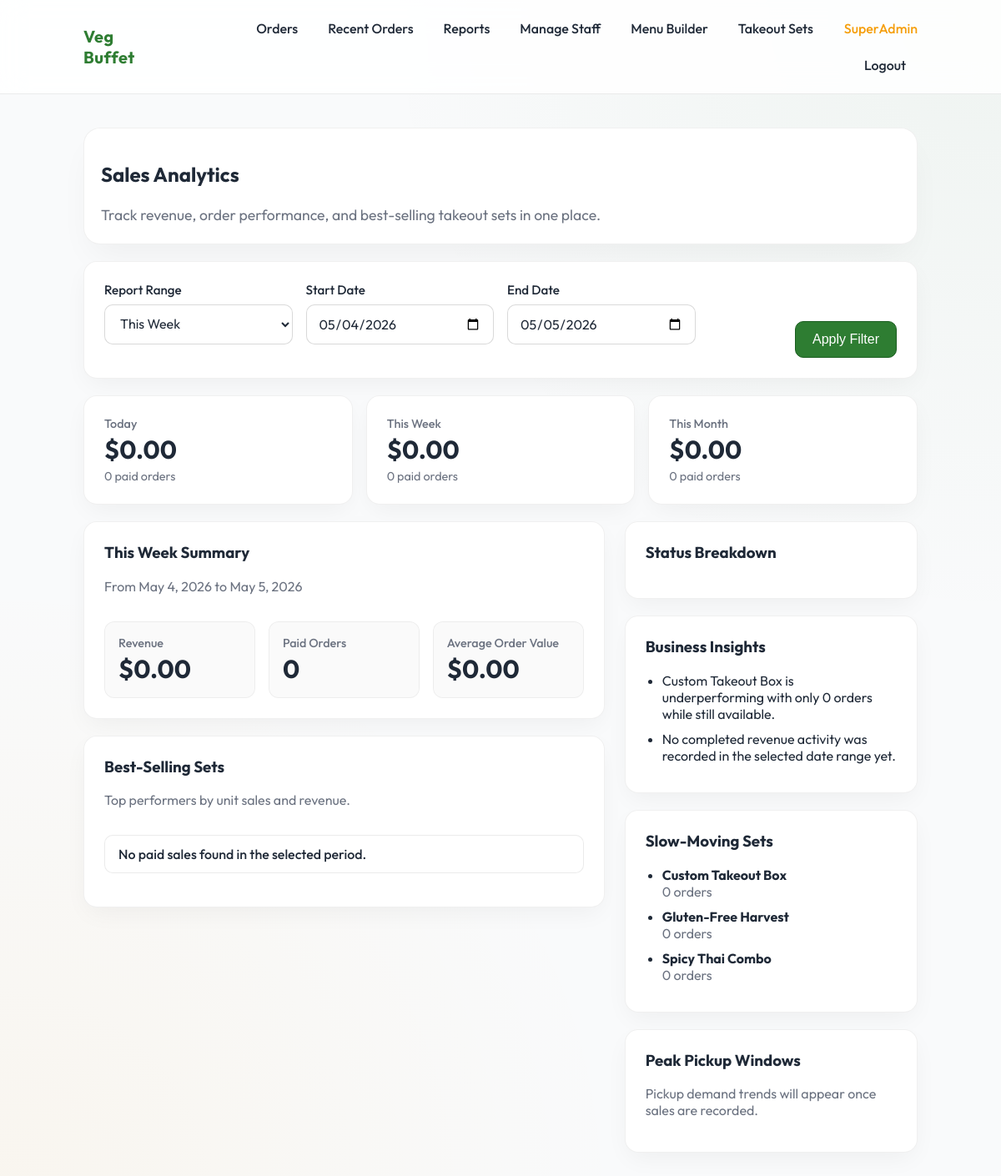
/admin/reports.php (signed in), run on the app's committed database.
### tables this page shows
create table if not exists TakeoutSet (
  setId int not null auto_increment,
  setName varchar(255) not null,
  description varchar(1024) not null,
  price decimal(10,2) not null,
  imageUrl varchar(2048) null,
  isAvailable boolean not null,
  sortOrder int not null default 0,
  allowsCustomSelection boolean not null default 0,  
  selectionLimit int not null default 0,             
  primary key (setId),
  unique key uq_set_name (setName),
  key idx_set_available (isAvailable)
);

### web/lib/auth.php (called while the page is built, shortened)
<?php
require_once __DIR__ . '/db.php';
function session_should_use_secure_cookie(): bool {
  $https = $_SERVER['HTTPS'] ?? '';
  $forwardedProto = $_SERVER['HTTP_X_FORWARDED_PROTO'] ?? '';
  return is_string($forwardedProto) && strtolower($forwardedProto) === 'https';
}
  ?>
  <?php
function current_admin(): ?array {
  $adminId = (int)($_SESSION['admin']['adminId'] ?? 0);
  try {
    $stmt = db()->prepare('SELECT adminId, email, role, isActive FROM Admin WHERE adminId = ? LIMIT 1');
    $stmt->execute([$adminId]);
    $row = $stmt->fetch();
  } catch (Throwable $e) {
    return $_SESSION['admin'];
  }
  return $_SESSION['admin'];
}
function require_admin(): array {
  $admin = current_admin();
  if ($admin !== null) return $admin;
  exit;
}
function is_super_admin(?array $admin): bool {
  return is_array($admin) && (($admin['role'] ?? '') === 'SuperAdmin');
}
function require_super_admin(): array {
  $admin = require_admin();
  if (is_super_admin($admin)) {
    return $admin;
  }
}

### web/lib/db.php (called while the page is built, shortened)
<?php
function db(): PDO {
  static $pdo = null;
  if ($pdo instanceof PDO) {
    return $pdo;
  }
  $host = getenv('DB_HOST') !== false ? (string)getenv('DB_HOST') : '127.0.0.1';
  $port = getenv('DB_PORT') !== false ? (string)getenv('DB_PORT') : '3306';
  $name = getenv('DB_NAME') !== false ? (string)getenv('DB_NAME') : 'vegbuffet';
  $user = getenv('DB_USER') !== false ? (string)getenv('DB_USER') : 'root';
  $pass = getenv('DB_PASS') !== false ? (string)getenv('DB_PASS') : '';
  $sslVerify = getenv('DB_SSL_VERIFY_SERVER_CERT') !== false
    ? filter_var(getenv('DB_SSL_VERIFY_SERVER_CERT'), FILTER_VALIDATE_BOOL, FILTER_NULL_ON_FAILURE) !== false
    : true;
  $dsn = "mysql:host={$host};port={$port};dbname={$name};charset=utf8mb4";
  $options = [
    PDO::ATTR_ERRMODE => PDO::ERRMODE_EXCEPTION,
    PDO::ATTR_DEFAULT_FETCH_MODE => PDO::FETCH_ASSOC,
    PDO::ATTR_EMULATE_PREPARES => false,
  ];
  if (defined('PDO::MYSQL_ATTR_SSL_VERIFY_SERVER_CERT')) {
    $options[PDO::MYSQL_ATTR_SSL_VERIFY_SERVER_CERT] = $sslVerify;
  }
  $pdo = new PDO($dsn, $user, $pass, $options);
  return $pdo;
}

### web/lib/reporting.php (called while the page is built, shortened)
<?php
require_once __DIR__ . '/orders.php';
function report_date_filters(DateTimeImmutable $startDate, DateTimeImmutable $endDate): array {
  $normalizedStart = $startDate->setTime(0, 0, 0);
  $normalizedEnd = $endDate->setTime(0, 0, 0);
  return [
    $normalizedStart->format('Y-m-d 00:00:00'),
    $normalizedEnd->modify('+1 day')->format('Y-m-d 00:00:00'),
  ];
}
function fetch_sales_kpi(PDO $pdo, DateTimeImmutable $startDate, DateTimeImmutable $endDate): array {
  [$start, $endExclusive] = report_date_filters($startDate, $endDate);
  $countedStatuses = order_counted_revenue_statuses();
  $stmt = $pdo->prepare(
    'SELECT
       COUNT(*) AS orderCount,
       COALESCE(SUM(totalAmount), 0) AS totalRevenue,
       COALESCE(AVG(totalAmount), 0) AS averageOrderValue
     FROM `Order`
     WHERE status IN (' . sql_placeholders($countedStatuses) . ')
       AND createdTime >= ?
       AND createdTime < ?'
  );
  $stmt->execute([...$countedStatuses, $start, $endExclusive]);
  $row = $stmt->fetch() ?: [];
  return [
    'orderCount' => (int)($row['orderCount'] ?? 0),
    'totalRevenue' => (float)($row['totalRevenue'] ?? 0),
    'averageOrderValue' => (float)($row['averageOrderValue'] ?? 0),
  ];
}
function fetch_best_selling_sets(PDO $pdo, DateTimeImmutable $startDate, DateTimeImmutable $endDate, int $limit = 5): array {
  [$start, $endExclusive] = report_date_filters($startDate, $endDate);
  $countedStatuses = order_counted_revenue_statuses();
  $query = '
    SELECT
      COALESCE(ts.setId, 0) AS setId,
      COALESCE(ts.setName, oi.lineLabel) AS setName,
      SUM(oi.quantity) AS totalQuantity,
      SUM(oi.quantity * oi.unitPrice) AS totalRevenue
    FROM `Order` o
    JOIN OrderItem oi ON oi.orderId = o.orderId
    LEFT JOIN TakeoutSet ts ON ts.setId = oi.setId
    WHERE o.status IN (' . sql_placeholders($countedStatuses) . ')
      AND o.createdTime >= ?
      AND o.createdTime < ?
    GROUP BY COALESCE(ts.setId, 0), COALESCE(ts.setName, oi.lineLabel)
    ORDER BY totalQuantity DESC, totalRevenue DESC, setName ASC
    LIMIT ' . max(1, $limit);
  $stmt = $pdo->prepare($query);
  $stmt->execute([...$countedStatuses, $start, $endExclusive]);
  return $stmt->fetchAll();
}
function fetch_low_selling_available_sets(PDO $pdo, DateTimeImmutable $startDate, DateTimeImmutable $endDate, int $limit = 3): array {
  [$start, $endExclusive] = report_date_filters($startDate, $endDate);
  $countedStatuses = order_counted_revenue_statuses();
  $query = '
    SELECT
      ts.setId,
      ts.setName,
      COALESCE(SUM(CASE WHEN o.orderId IS NOT NULL THEN oi.quantity ELSE 0 END), 0) AS totalQuantity
    FROM TakeoutSet ts
    LEFT JOIN OrderItem oi ON oi.setId = ts.setId
    LEFT JOIN `Order` o
      ON o.orderId = oi.orderId
      AND o.status IN (' . sql_placeholders($countedStatuses) . ')
      AND o.createdTime >= ?
      AND o.createdTime < ?
    WHERE ts.isAvailable = 1
    GROUP BY ts.setId, ts.setName
    ORDER BY totalQuantity ASC, ts.setName ASC
    LIMIT ' . max(1, $limit);
  $stmt = $pdo->prepare($query);
  $stmt->execute([...$countedStatuses, $start, $endExclusive]);
  return $stmt->fetchAll();
}
function fetch_peak_pickup_windows(PDO $pdo, DateTimeImmutable $startDate, DateTimeImmutable $endDate, int $limit = 3): array {
  [$start, $endExclusive] = report_date_filters($startDate, $endDate);
  $countedStatuses = order_counted_revenue_statuses();
  $query = '
    SELECT
      DATE_FORMAT(pickupTime, "%h:00 %p") AS pickupWindow,
      COUNT(*) AS orderCount
    FROM `Order`
    WHERE status IN (' . sql_placeholders($countedStatuses) . ')
      AND createdTime >= ?
      AND createdTime < ?
    GROUP BY HOUR(pickupTime), DATE_FORMAT(pickupTime, "%h:00 %p")
    ORDER BY orderCount DESC, HOUR(pickupTime) ASC
    LIMIT ' . max(1, $limit);
  $stmt = $pdo->prepare($query);
  $stmt->execute([...$countedStatuses, $start, $endExclusive]);
  return $stmt->fetchAll();
}
function fetch_report_overview(PDO $pdo): array {
  $today = new DateTimeImmutable('today');
  return [
    'today' => fetch_sales_kpi($pdo, $today, $today),
    'week' => fetch_sales_kpi($pdo, $today->modify('monday this week'), $today),
    'month' => fetch_sales_kpi($pdo, $today->modify('first day of this month'), $today),
  ];
}
function build_report_insights(array $selectedKpi, array $bestSellers, array $lowSellingSets, array $pickupWindows): array {
  $insights = [];
  if ($lowSellingSets !== []) {
    $slowSeller = $lowSellingSets[0];
    $insights[] = sprintf(
      '%s is underperforming with only %d orders while still available.',
      (string)$slowSeller['setName'],
      (int)$slowSeller['totalQuantity']
    );
  }
  if ($selectedKpi['orderCount'] === 0) {
    $insights[] = 'No completed revenue activity was recorded in the selected date range yet.';
  }
  return array_slice($insights, 0, 3);
}

### web/lib/orders.php (called while the page is built, shortened)
<?php
require_once __DIR__ . '/auth.php';
function order_counted_revenue_statuses(): array {
  return [
    ORDER_STATUS_PAID,
    ORDER_STATUS_PREPARING,
    ORDER_STATUS_READY,
    ORDER_STATUS_COMPLETED,
  ];
}
function sql_placeholders(array $values): string {
  return implode(', ', array_fill(0, count($values), '?'));
}

### web/admin/reports.php (the view, shortened to what this page needs)
<?php
require_once __DIR__ . '/../lib/layout.php';
require_once __DIR__ . '/../lib/reporting.php';
require_super_admin();
$pdo = db();
$range = normalized_report_range((string)($_GET['range'] ?? 'week'));
$startInput = (string)($_GET['start'] ?? '');
$endInput = (string)($_GET['end'] ?? '');
[$startDate, $endDate] = report_date_bounds($range, $startInput, $endInput);
$overview = fetch_report_overview($pdo);
$selectedKpi = fetch_sales_kpi($pdo, $startDate, $endDate);
$bestSellers = fetch_best_selling_sets($pdo, $startDate, $endDate, 5);
$lowSellingSets = fetch_low_selling_available_sets($pdo, $startDate, $endDate, 3);
$pickupWindows = fetch_peak_pickup_windows($pdo, $startDate, $endDate, 3);
$insights = build_report_insights($selectedKpi, $bestSellers, $lowSellingSets, $pickupWindows);
$rangeLabel = match ($range) {
    'today' => 'Today',
    'week' => 'This Week',
    'month' => 'This Month',
    'custom' => 'Custom Range',
    default => 'This Week',
};
render_header('Admin Reports');
?>
<section class="hero hero-compact">
  <h2>Sales Analytics</h2>
  <p class="muted">Track revenue, order performance, and best-selling takeout sets in one place.</p>
</section>
<section class="card stack-lg">
  <form method="get" action="/admin/reports.php" class="report-filter">
    <div class="field">
      <label for="range">Report Range</label>
      <select id="range" name="range">
        <option value="week" <?= $range === 'week' ? 'selected' : '' ?>>This Week</option>
      </select>
    </div>
    <div class="field">
      <label for="start">Start Date</label>
      <input id="start" name="start" type="date" value="<?= h($startDate->format('Y-m-d')) ?>" />
    </div>
    <div class="field">
      <label for="end">End Date</label>
      <input id="end" name="end" type="date" value="<?= h($endDate->format('Y-m-d')) ?>" />
    </div>
    <div class="report-filter-actions">
      <button type="submit" class="btn btn-primary">Apply Filter</button>
    </div>
  </form>
</section>
<section class="metrics-grid stack-lg">
  <article class="card metric-card">
    <span class="metric-label">Today</span>
    <strong class="metric-value">$<?= number_format($overview['today']['totalRevenue'], 2) ?></strong>
    <span class="metric-meta"><?= $overview['today']['orderCount'] ?> paid orders</span>
  </article>
  <article class="card metric-card">
    <span class="metric-label">This Week</span>
    <strong class="metric-value">$<?= number_format($overview['week']['totalRevenue'], 2) ?></strong>
    <span class="metric-meta"><?= $overview['week']['orderCount'] ?> paid orders</span>
  </article>
  <article class="card metric-card">
    <span class="metric-label">This Month</span>
    <strong class="metric-value">$<?= number_format($overview['month']['totalRevenue'], 2) ?></strong>
    <span class="metric-meta"><?= $overview['month']['orderCount'] ?> paid orders</span>
  </article>
</section>
<section class="report-layout stack-lg">
  <div class="report-main">
    <section class="card">
      <div class="report-section-header">
        <div>
          <h3 class="section-title"><?= h($rangeLabel) ?> Summary</h3>
          <p class="muted">From <?= h($startDate->format('M j, Y')) ?> to <?= h($endDate->format('M j, Y')) ?></p>
        </div>
      </div>
      <div class="metrics-grid metrics-grid-compact">
        <article class="metric-card metric-card-plain">
          <span class="metric-label">Revenue</span>
          <strong class="metric-value">$<?= number_format($selectedKpi['totalRevenue'], 2) ?></strong>
        </article>
        <article class="metric-card metric-card-plain">
          <span class="metric-label">Paid Orders</span>
          <strong class="metric-value"><?= $selectedKpi['orderCount'] ?></strong>
        </article>
        <article class="metric-card metric-card-plain">
          <span class="metric-label">Average Order Value</span>
          <strong class="metric-value">$<?= number_format($selectedKpi['averageOrderValue'], 2) ?></strong>
        </article>
      </div>
    </section>
    <section class="card stack-lg">
      <div class="report-section-header">
        <div>
          <h3 class="section-title">Best-Selling Sets</h3>
          <p class="muted">Top performers by unit sales and revenue.</p>
        </div>
      </div>
      <?php if ($bestSellers === []): ?>
        <div class="alert">No paid sales found in the selected period.</div>
      <?php endif; ?>
    </section>
  </div>
  <aside class="report-sidebar">
    <section class="card">
      <h3 class="section-title">Status Breakdown</h3>
    </section>
    <section class="card stack-lg">
      <h3 class="section-title">Business Insights</h3>
      <?php if ($insights === []): ?>
        <p class="muted">Insights will appear after real sales are recorded.</p>
      <?php else: ?>
        <ul class="insight-list">
          <?php foreach ($insights as $insight): ?>
            <li><?= h($insight) ?></li>
          <?php endforeach; ?>
        </ul>
      <?php endif; ?>
    </section>
    <section class="card stack-lg">
      <h3 class="section-title">Slow-Moving Sets</h3>
      <?php if ($lowSellingSets === []): ?>
        <p class="muted">No available sets to evaluate yet.</p>
      <?php else: ?>
        <ul class="plain-list">
          <?php foreach ($lowSellingSets as $set): ?>
            <li>
              <strong><?= h((string)$set['setName']) ?></strong>
              <span class="muted"><?= (int)$set['totalQuantity'] ?> orders</span>
            </li>
          <?php endforeach; ?>
        </ul>
      <?php endif; ?>
    </section>
    <section class="card stack-lg">
      <h3 class="section-title">Peak Pickup Windows</h3>
      <?php if ($pickupWindows === []): ?>
        <p class="muted">Pickup demand trends will appear once sales are recorded.</p>
      <?php endif; ?>
    </section>
  </aside>
</section>
<?php render_footer(); ?>

### web/lib/layout.php (shortened to what this page needs)
<?php
require_once __DIR__ . '/auth.php';
require_once __DIR__ . '/orders.php';
function h(string $s): string {
  return htmlspecialchars($s, ENT_QUOTES | ENT_SUBSTITUTE, 'UTF-8');
}
function render_header(string $title): void {
  $admin = current_admin();
  ?>
  <!doctype html>
  <html lang="en">
  <head>
    <link rel="stylesheet" href="/assets/style.css" />
  </head>
  <body>
    <header class="topbar">
      <div class="container topbar-inner">
        <div class="brand">
          <a href="/" class="brand-link">Veg Buffet</a>
        </div>
        <nav class="nav">
          <?php if ($admin): ?>
            <a href="/admin/index.php" class="nav-link">Orders</a>
            <a href="/admin/history.php" class="nav-link">Recent Orders</a>
            <?php if (is_super_admin($admin)): ?>
              <a href="/admin/reports.php" class="nav-link">Reports</a>
              <a href="/admin/staff.php" class="nav-link">Manage Staff</a>
              <a href="/admin/menu.php" class="nav-link">Menu Builder</a>
              <a href="/admin/takeout.php" class="nav-link">Takeout Sets</a>
            <?php endif; ?>
            <span class="nav-text nav-role"><?= h($admin['role']) ?></span>
            <a class="nav-link nav-link-spaced" href="/logout.php">Logout</a>
          <?php endif; ?>
        </nav>
      </div>
    </header>
    <main class="container">
  <?php
}
function render_footer(): void {
  ?>
    </main>
  </body>
  </html>
  <?php
}

### data on the page
takeoutset: setName "Custom Takeout Box", totalQuantity "0"
takeoutset: setName "Gluten-Free Harvest", totalQuantity "0"
takeoutset: setName "Spicy Thai Combo", totalQuantity "0"

### other printed values
$admin['role'] "SuperAdmin"
$overview['today']['totalRevenue'] "0.00"
$overview['today']['orderCount'] "0"
$overview['week']['totalRevenue'] "0.00"
$overview['week']['orderCount'] "0"
$overview['month']['totalRevenue'] "0.00"
$overview['month']['orderCount'] "0"
$rangeLabel "This Week"
$startDate->format('M j, Y') "May 4, 2026"
$endDate->format('M j, Y') "May 5, 2026"
$selectedKpi['totalRevenue'] "0.00"
$selectedKpi['orderCount'] "0"
$selectedKpi['averageOrderValue'] "0.00"
$insight "Custom Takeout Box is underperforming with only 0 orders while still available."
$insight "No completed revenue activity was recorded in the selected date range yet."
